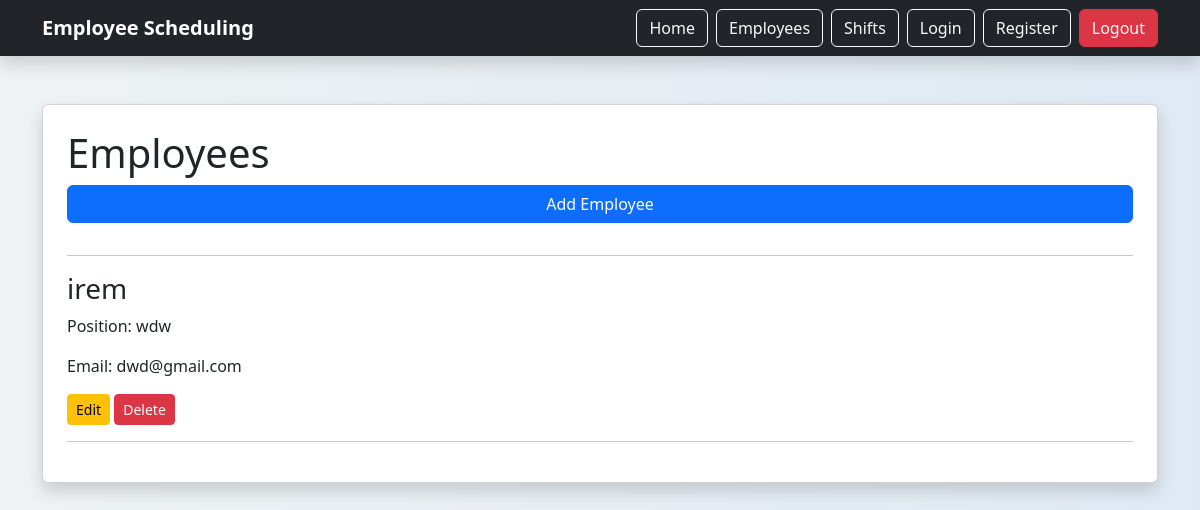
Page /employees (signed in) on the committed database.
### tables this page shows
CREATE TABLE employees (
    id INTEGER PRIMARY KEY AUTOINCREMENT,
    user_id INTEGER NOT NULL,
    name TEXT NOT NULL,
    position TEXT NOT NULL,
    email TEXT,
    FOREIGN KEY (user_id) REFERENCES users(id)
);

### app.py (the view)
@app.route("/employees")
def employees():
    if "user_id" not in session:
        return redirect("/login")
    conn = get_db_connection()
    employees = conn.execute(
        "SELECT * FROM employees WHERE user_id = ?",
        (session["user_id"],)
    ).fetchall()
    conn.close()
    return render_template("employees.html", employees=employees)

### database.py (called while the page is built)
def get_db_connection():
    conn = sqlite3.connect("database.db")
    conn.row_factory = sqlite3.Row
    return conn

### templates/employees.html
{% extends "base.html" %}
{% block content %}
<h1>Employees</h1>
<a href="/employees/add" class="btn btn-primary mb-3">
    Add Employee
</a>
<hr>
{% for employee in employees %}
<div>
    <h3>{{ employee.name }}</h3>
    <p>Position: {{ employee.position }}</p>
    <p>Email: {{ employee.email }}</p>
    <a href="/employees/edit/{{ employee.id }}" class="btn btn-warning btn-sm">
    Edit
    </a>
    <a href="/employees/delete/{{ employee.id }}" class="btn btn-danger btn-sm">
    Delete
    </a>
</div>
<hr>
{% endfor %}
{% endblock %}

### templates/base.html (style rules this page uses)
body { background: linear-gradient(to right, #eef2f3, #dfe9f3); }

### rows in the picture
employees: name "irem", position "wdw", email "dwd@gmail.com"
